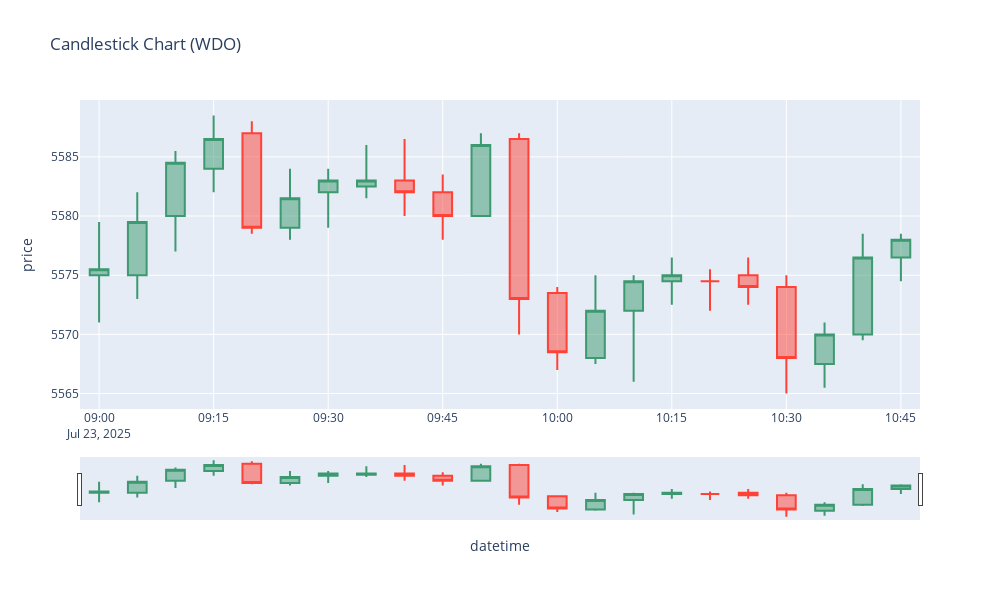

This figure's notebook cell:
### Code cell
fig = go.Figure(data=[go.Candlestick(x=df["datetime"],
                                     open=df["open"],
                                     high=df["high"],
                                     low=df["low"],
                                     close=df["close"],
                                     name="Candles")])

fig.update_layout(title='Candlestick Chart (WDO)',
                  xaxis_title="datetime",
                  yaxis_title="price",
                  xaxis_rangeslider_visible=True,
                  height=600,
                  width=1000)
